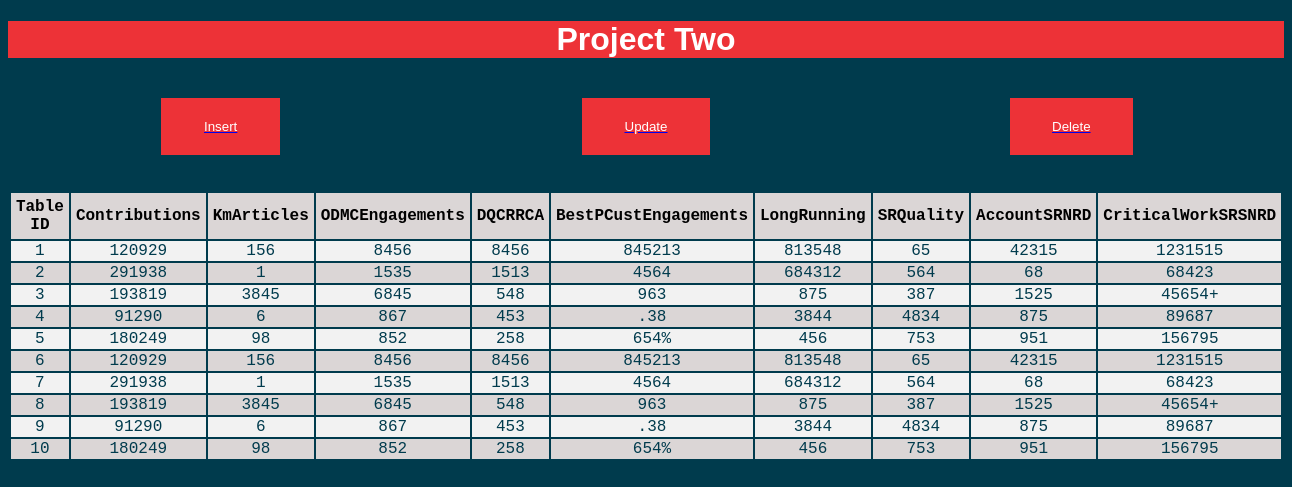
Page /ManageProjectRead2.php on the committed database.
### tables this page shows
CREATE table if not exists Project2 (
Table_ID int(255) AUTO_INCREMENT NOT NULL,
Contributions int(255),
KmArticles varchar(255) not null,
ODMCEngagements varchar(255) not NULL,
DQCRRCA varchar(255) not null,
BestPCustEngagements varchar(255) not NULL,
LongRunning varchar(255) not null,
SRQuality varchar(255) not NULL,
AccountSRNRD varchar(255) not null,
CriticalWorkSRSNRD varchar(255) not NULL,
constraint Table_ID primary key (Table_ID)
);

### ManageProjectRead2.php (the view, shortened to what this page needs)
<?php
    include_once 'dbhandler.php';
?>
<!DOCTYPE html>
<html>
<body>
    <link href="css/mysql.css" rel = "stylesheet" type = "text/css">
    <h1>Project Two</h1>
    <br>
        <div class= "box1">
            <li><a href="ManageProjectInsert2.php" target="_blank"><button type="button">Insert</button></a></li>
            <li><a href="ManageProjectUpdate2.php" target="_blank"><button type="button">Update</button></a></li>
            <li><a href="ManageProjectDelete2.php" target="_blank"><button type="button">Delete</button></a></li>
        </div>
    <br><br>
    <table>
        <tr>
            <th>Table ID</th>
            <th>Contributions</th>
            <th>KmArticles</th>
            <th>ODMCEngagements</th>
            <th>DQCRRCA</th>
            <th>BestPCustEngagements</th>
            <th>LongRunning</th>
            <th>SRQuality</th>
            <th>AccountSRNRD</th>
            <th>CriticalWorkSRSNRD</th>
        </tr>
    <?php
        $sql = "SELECT * FROM project2";
        $result = mysqli_query($con, $sql);
        while ($row = mysqli_fetch_assoc($result)) {
            echo "<tr>";
            foreach ($row as $field => $value) {
                echo "<td>" . $value . "</td>";
            }
            echo "</tr>";
        }
        echo "</table>";
    ?>
</body>
</html>

### css/mysql.css (style rules this page uses)
body { font-family: Arial, Helvetica, sans-serif; color: white; background-color: #003b4d; }
h1 { background-color: #ED3237; color: white; display: block; text-align: center; }
table { font-family: 'Courier New', Courier, monospace; width: 80%; margin: auto; }
th { background-color: rgb(219, 214, 214); color: black; padding: 5px; }
tr { color: #003b4d; text-align: center; }
tr:nth-child(even) { background-color:#f2f2f2 ; }
tr:nth-child(odd) { background-color: rgb(219, 214, 214); }
.box1 { display: grid; grid-template-columns: 1fr 1fr 1fr; }
.box1 > li { list-style-type: none; text-decoration: none; }
.box1 > li > a > button { color: white; background-color: #ED3237; border: none; padding-top: 5%; padding-bottom: 5%; padding-left: 10%; padding-right: 10%; display: block; margin: auto; text-decoration: none; }

### rows in the picture
project2: Table_ID "1", Contributions "120929", KmArticles "156", ODMCEngagements "8456", DQCRRCA "8456", BestPCustEngagements "845213", LongRunning "813548", SRQuality "65", AccountSRNRD "42315", CriticalWorkSRSNRD "1231515"
project2: Table_ID "2", Contributions "291938", KmArticles "1", ODMCEngagements "1535", DQCRRCA "1513", BestPCustEngagements "4564", LongRunning "684312", SRQuality "564", AccountSRNRD "68", CriticalWorkSRSNRD "68423"
project2: Table_ID "3", Contributions "193819", KmArticles "3845", ODMCEngagements "6845", DQCRRCA "548", BestPCustEngagements "963", LongRunning "875", SRQuality "387", AccountSRNRD "1525", CriticalWorkSRSNRD "45654+"
project2: Table_ID "4", Contributions "91290", KmArticles "6", ODMCEngagements "867", DQCRRCA "453", BestPCustEngagements ".38", LongRunning "3844", SRQuality "4834", AccountSRNRD "875", CriticalWorkSRSNRD "89687"
project2: Table_ID "5", Contributions "180249", KmArticles "98", ODMCEngagements "852", DQCRRCA "258", BestPCustEngagements "654%", LongRunning "456", SRQuality "753", AccountSRNRD "951", CriticalWorkSRSNRD "156795"
project2: Table_ID "6", Contributions "120929", KmArticles "156", ODMCEngagements "8456", DQCRRCA "8456", BestPCustEngagements "845213", LongRunning "813548", SRQuality "65", AccountSRNRD "42315", CriticalWorkSRSNRD "1231515"
project2: Table_ID "7", Contributions "291938", KmArticles "1", ODMCEngagements "1535", DQCRRCA "1513", BestPCustEngagements "4564", LongRunning "684312", SRQuality "564", AccountSRNRD "68", CriticalWorkSRSNRD "68423"
project2: Table_ID "8", Contributions "193819", KmArticles "3845", ODMCEngagements "6845", DQCRRCA "548", BestPCustEngagements "963", LongRunning "875", SRQuality "387", AccountSRNRD "1525", CriticalWorkSRSNRD "45654+"
project2: Table_ID "9", Contributions "91290", KmArticles "6", ODMCEngagements "867", DQCRRCA "453", BestPCustEngagements ".38", LongRunning "3844", SRQuality "4834", AccountSRNRD "875", CriticalWorkSRSNRD "89687"
project2: Table_ID "10", Contributions "180249", KmArticles "98", ODMCEngagements "852", DQCRRCA "258", BestPCustEngagements "654%", LongRunning "456", SRQuality "753", AccountSRNRD "951", CriticalWorkSRSNRD "156795"
